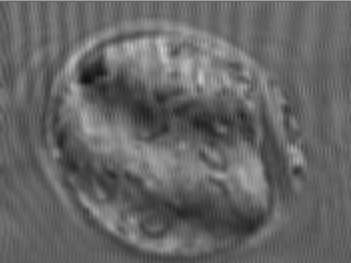
#> input picture 9/img.jpg, 351 x 263 px
$ python main.py
#> lines starting #> are read from the running program, lines starting #| are printed output that depends on the picture
import cv2
import numpy as np
from matplotlib import pyplot as plt
import math


def on_mouse(e,x,y,f,p):
    if e==cv2.EVENT_LBUTTONDOWN:
        print((x,y))
    pass

def do_math(img,fn):
    rows, cols = img.shape
    nimg = np.zeros((rows, cols), np.float32)
    for i in range(rows):
        for j in range(cols):
            nimg[i][j] = fn(img[i][j])
    return nimg

img = cv2.imread('img.jpg',cv2.IMREAD_GRAYSCALE)
#> img is the input picture: shape (263, 351); min 14, max 204, mean 101.6

dft = cv2.dft(np.float32(img), flags=cv2.DFT_COMPLEX_OUTPUT)  # 将空间域转换为频率域
dft_shift = np.fft.fftshift(dft)  # 将低频部分移动到图像中心
rows, cols = img.shape
#> rows = 263; cols = 351
# cv2.imshow("dft",cv2.magnitude(dft_shift[:, :, 0], dft_shift[:, :, 1]))
# plt.plot()
f = cv2.magnitude(dft_shift[:, :, 0], dft_shift[:, :, 1])

cv2.imshow("fft",do_math(f,lambda x:math.log(abs(x)+1))/16)
#> after the loop in do_math, `for i in range(rows):`:
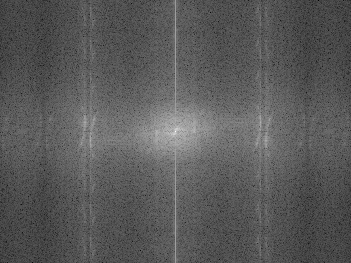
#> nimg: shape (263, 351) float32; min 0.164, max 16.05, mean 5.78; drawn with min black and max white
cv2.setMouseCallback("fft",on_mouse)
mask = np.zeros((rows, cols, 2), np.uint8)
for i in range(rows):
    for j in range(cols):
        mask[i][j] = 1

m = 25
n = 40
l = 25
# mask[int(rows / 2 - m):int(rows / 2 + m), int(cols / 2 - l):int(cols / 2 + l)] = 1
mask[120:135, 184:188] = 0
mask[120:135, 190:200] = 0
mask[128:145, 155:165] = 0
mask[128:145, 167:171] = 0
mask[:, 80:100] = 0
mask[:, 255:275] = 0

# apply mask and inverse DFT
fshift = dft_shift * mask
f2 = cv2.magnitude(fshift[:, :, 0], fshift[:, :, 1])
cv2.imshow("fft2",do_math(f2,lambda x:math.log(abs(x)+1))/16)
#> after the loop in do_math (call 2), `for i in range(rows):`:
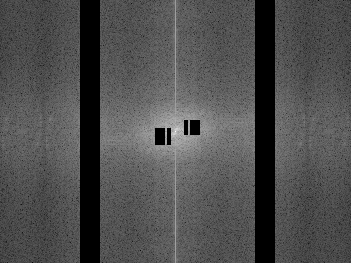
#> nimg: shape (263, 351) float32; min 0, max 16.05, mean 5; drawn with min black and max white

f_ishift = np.fft.ifftshift(fshift) # fftshit()函数的逆函数，它将频谱图像的中心低频部分移动至左上角
img_back = cv2.idft(f_ishift) # 将频率域转化回空间域，输出是一个复数，cv2.idft()返回的是一个双通道图像
img_back2 = cv2.magnitude(img_back[:, :, 0], img_back[:, :, 1]) # idft[:,:,0]求得实部，用idft[:,:,1]求得虚部。
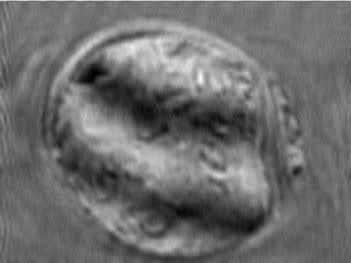
#> img_back2: shape (263, 351) float32; min 3275138.8, max 17512292, mean 9388083; drawn with min black and max white


plt.plot()
plt.subplot(131), plt.imshow(img, cmap='gray')
plt.title('Input Image'), plt.xticks([]), plt.yticks([])
plt.subplot(132), plt.imshow(img_back2, cmap='gray')
plt.title('Magnitude Spectrum'), plt.xticks([]), plt.yticks([])
# plt.subplot(133), plt.imshow(20*np.log(img_back2), cmap='gray') # 归一化图像
# plt.title('normalize'), plt.xticks([]), plt.yticks([])
plt.show()
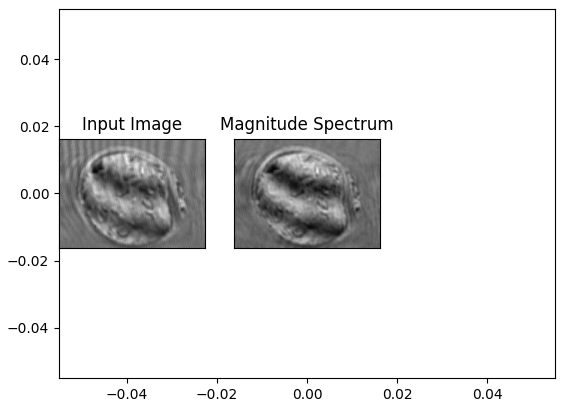
#> figure drawn by matplotlib, 2 panels
